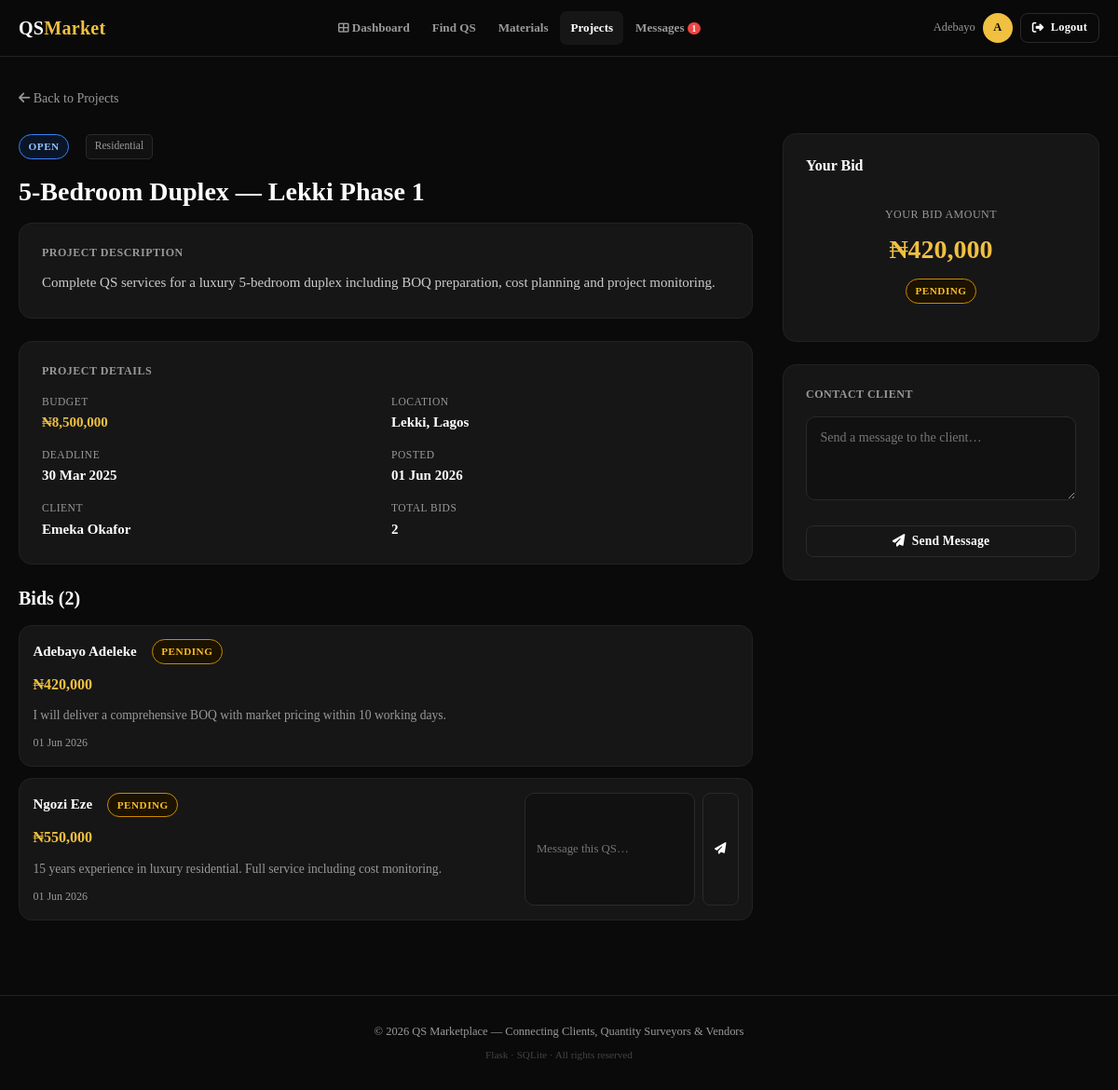
/projects/1 (signed in), run on the app's committed database.
### app.py (models this page shows, shortened)
class User(UserMixin, db.Model):
    __tablename__ = 'users'
    id            = db.Column(db.Integer, primary_key=True)
    email         = db.Column(db.String(150), unique=True, nullable=False)
    password_hash = db.Column(db.String(255), nullable=False)
    role          = db.Column(db.String(20), nullable=False)   # admin/client/qs/vendor
    first_name    = db.Column(db.String(80))
    last_name     = db.Column(db.String(80))
    phone         = db.Column(db.String(30))
    location      = db.Column(db.String(120))
    bio           = db.Column(db.Text)
    avatar        = db.Column(db.String(200), default='default.png')
    status        = db.Column(db.String(20), default='pending')  # pending/active/suspended
    verified      = db.Column(db.Boolean, default=False)
    joined_at     = db.Column(db.DateTime, default=datetime.utcnow)
    last_login    = db.Column(db.DateTime)
    company_name      = db.Column(db.String(150))
    specialization    = db.Column(db.String(200))
    years_experience  = db.Column(db.Integer)
    certifications    = db.Column(db.Text)
    hourly_rate       = db.Column(db.Float)
    projects_posted   = db.relationship('Project', foreign_keys='Project.client_id', backref='client', lazy=True)
    bids              = db.relationship('Bid', backref='qs_user', lazy=True)
    materials         = db.relationship('Material', backref='vendor', lazy=True)
    sent_messages     = db.relationship('Message', foreign_keys='Message.sender_id', backref='sender', lazy=True)
    transactions      = db.relationship('Transaction', foreign_keys='Transaction.user_id', backref='user', lazy=True)
    @property
    def full_name(self): return f"{self.first_name or ''} {self.last_name or ''}".strip() or self.email

class Project(db.Model):
    __tablename__ = 'projects'
    id          = db.Column(db.Integer, primary_key=True)
    client_id   = db.Column(db.Integer, db.ForeignKey('users.id'), nullable=False)
    title       = db.Column(db.String(200), nullable=False)
    description = db.Column(db.Text)
    location    = db.Column(db.String(120))
    budget      = db.Column(db.Float)
    deadline    = db.Column(db.Date)
    category    = db.Column(db.String(80))
    status      = db.Column(db.String(30), default='open')  # open/in_progress/completed/cancelled
    created_at  = db.Column(db.DateTime, default=datetime.utcnow)
    assigned_qs = db.Column(db.Integer, db.ForeignKey('users.id'))
    bids        = db.relationship('Bid', backref='project', lazy=True)
    transactions= db.relationship('Transaction', backref='project', lazy=True)

class Bid(db.Model):
    __tablename__ = 'bids'
    id          = db.Column(db.Integer, primary_key=True)
    project_id  = db.Column(db.Integer, db.ForeignKey('projects.id'), nullable=False)
    qs_id       = db.Column(db.Integer, db.ForeignKey('users.id'), nullable=False)
    amount      = db.Column(db.Float, nullable=False)
    proposal    = db.Column(db.Text)
    status      = db.Column(db.String(20), default='pending')  # pending/accepted/rejected
    created_at  = db.Column(db.DateTime, default=datetime.utcnow)

### app.py (the view)
@app.route('/projects/<int:pid>')
@login_required
def project_detail(pid):
    proj = Project.query.get_or_404(pid)
    bids = Bid.query.filter_by(project_id=pid).all()
    my_bid = Bid.query.filter_by(project_id=pid, qs_id=current_user.id).first() if current_user.role=='qs' else None
    return render_template('project_detail.html', proj=proj, bids=bids, my_bid=my_bid)

### app.py (called while the page is built)
@login_manager.user_loader
def load_user(uid): return User.query.get(int(uid))

def unread_count():
    if current_user.is_authenticated:
        return Message.query.filter_by(receiver_id=current_user.id, read=False).count()
    return 0

@app.context_processor
def inject_globals():
    return dict(unread=unread_count, now=datetime.utcnow())

### templates/project_detail.html (shortened to what this page needs)
{% extends 'base.html' %}
{% block content %}
<div class="main">
  <div style="margin-bottom:1.5rem;">
    <a href="{{ url_for('projects') }}" style="color:var(--grey);font-size:0.875rem;"><i class="fa fa-arrow-left"></i> Back to Projects</a>
  </div>
  <div class="grid-2" style="grid-template-columns:1fr 340px;gap:2rem;">
    <div>
      <div class="flex items-center gap-2 mb-2 flex-wrap">
        <span class="badge badge-{{ proj.status }}">{{ proj.status.replace('_',' ').title() }}</span>
        <span class="tag">{{ proj.category }}</span>
      </div>
      <h1 style="font-size:1.75rem;font-weight:800;margin-bottom:1rem;">{{ proj.title }}</h1>
      <div class="card mb-3">
        <h3 style="font-size:1rem;font-weight:700;margin-bottom:0.75rem;color:var(--grey);text-transform:uppercase;letter-spacing:0.5px;font-size:0.75rem;">Project Description</h3>
        <p style="color:var(--light);line-height:1.7;">{{ proj.description or 'No description provided.' }}</p>
      </div>
      <div class="card mb-3">
        <h3 style="font-size:0.75rem;font-weight:700;margin-bottom:1rem;color:var(--grey);text-transform:uppercase;letter-spacing:0.5px;">Project Details</h3>
        <div class="grid-2" style="gap:0.75rem;">
          <div><div style="font-size:0.72rem;color:var(--grey);text-transform:uppercase;letter-spacing:0.5px;">Budget</div><div style="font-weight:700;color:var(--accent);">{% if proj.budget %}₦{{ '{:,.0f}'.format(proj.budget) }}{% else %}Negotiable{% endif %}</div></div>
          <div><div style="font-size:0.72rem;color:var(--grey);text-transform:uppercase;letter-spacing:0.5px;">Location</div><div style="font-weight:600;">{{ proj.location or 'Nigeria' }}</div></div>
          <div><div style="font-size:0.72rem;color:var(--grey);text-transform:uppercase;letter-spacing:0.5px;">Deadline</div><div style="font-weight:600;">{% if proj.deadline %}{{ proj.deadline.strftime('%d %b %Y') }}{% else %}Flexible{% endif %}</div></div>
          <div><div style="font-size:0.72rem;color:var(--grey);text-transform:uppercase;letter-spacing:0.5px;">Posted</div><div style="font-weight:600;">{{ proj.created_at.strftime('%d %b %Y') }}</div></div>
          <div><div style="font-size:0.72rem;color:var(--grey);text-transform:uppercase;letter-spacing:0.5px;">Client</div><div style="font-weight:600;">{{ proj.client.full_name }}</div></div>
          <div><div style="font-size:0.72rem;color:var(--grey);text-transform:uppercase;letter-spacing:0.5px;">Total Bids</div><div style="font-weight:600;">{{ bids|length }}</div></div>
        </div>
      </div>
      <div>
        <h2 style="font-size:1.25rem;font-weight:700;margin-bottom:1rem;">Bids ({{ bids|length }})</h2>
        {% if bids %}
        <div style="display:flex;flex-direction:column;gap:0.75rem;">
          {% for bid in bids %}
          <div class="card card-sm {% if bid.status=='accepted' %}style='border-color:var(--green)'{% endif %}">
            <div class="flex justify-between items-start flex-wrap gap-2">
              <div>
                <div class="flex items-center gap-2 mb-1">
                  <a href="{{ url_for('qs_profile', uid=bid.qs_id) }}" style="font-weight:700;">{{ bid.qs_user.full_name }}</a>
                  <span class="badge badge-{{ bid.status }}">{{ bid.status }}</span>
                </div>
                <div style="color:var(--accent);font-weight:700;font-size:1rem;">₦{{ '{:,.0f}'.format(bid.amount) }}</div>
                <p style="font-size:0.85rem;color:var(--grey);margin-top:0.5rem;">{{ bid.proposal or 'No proposal written.' }}</p>
                <div style="font-size:0.75rem;color:var(--grey);margin-top:0.5rem;">{{ bid.created_at.strftime('%d %b %Y') }}</div>
              </div>
              {% if current_user.id != proj.client_id and bid.qs_id != current_user.id %}
              <form method="POST" action="{{ url_for('send_message') }}" style="display:flex;gap:0.5rem;">
                <input type="text" name="body" placeholder="Message this QS…" style="min-width:160px;padding:0.4rem 0.75rem;font-size:0.8rem;">
                <button class="btn btn-outline btn-sm"><i class="fa fa-paper-plane"></i></button>
              </form>
              {% endif %}
            </div>
          </div>
          {% endfor %}
        </div>
        {% else %}
        <div class="card"><div class="empty" style="padding:2rem;"><i class="fa fa-gavel"></i><p>No bids yet. Be the first to bid!</p></div></div>
        {% endif %}
      </div>
    </div>
    <div>
      {% if current_user.role == 'qs' and proj.status == 'open' %}
      <div class="card mb-3">
        <h3 style="font-size:1rem;font-weight:700;margin-bottom:1rem;">{% if my_bid %}Your Bid{% else %}Place a Bid{% endif %}</h3>
        {% if my_bid %}
        <div style="text-align:center;padding:1rem 0;">
          <div style="font-size:0.75rem;color:var(--grey);text-transform:uppercase;letter-spacing:0.5px;margin-bottom:0.25rem;">Your Bid Amount</div>
          <div style="font-size:1.75rem;font-weight:800;color:var(--accent);">₦{{ '{:,.0f}'.format(my_bid.amount) }}</div>
          <span class="badge badge-{{ my_bid.status }}" style="margin-top:0.5rem;">{{ my_bid.status }}</span>
        </div>
        {% elif current_user.status != 'active' or not current_user.verified %}
        <div style="color:var(--orange);font-size:0.875rem;text-align:center;padding:1rem 0;"><i class="fa fa-exclamation-triangle"></i><br>Your account must be verified and active to bid.</div>
        {% endif %}
      </div>
      {% endif %}
      <div class="card">
        <h3 style="font-size:0.75rem;font-weight:700;margin-bottom:1rem;color:var(--grey);text-transform:uppercase;letter-spacing:0.5px;">Contact Client</h3>
        {% if current_user.id != proj.client_id %}
        <form method="POST" action="{{ url_for('send_message') }}">
          <div class="form-group"><textarea name="body" rows="3" placeholder="Send a message to the client…"></textarea></div>
          <button type="submit" class="btn btn-outline w-full" style="justify-content:center;"><i class="fa fa-paper-plane"></i> Send Message</button>
        </form>
        {% else %}
        <p style="font-size:0.875rem;color:var(--grey);">This is your project.</p>
        {% endif %}
      </div>
    </div>
  </div>
</div>
{% endblock %}

### templates/base.html (shortened to what this page needs)
<!DOCTYPE html>
<html lang="en">
<head>
<link rel="stylesheet" href="https://cdnjs.cloudflare.com/ajax/libs/font-awesome/6.5.0/css/all.min.css">
</head>
<body>
<nav class="navbar">
  <div class="nav-inner">
    <a href="{{ url_for('index') }}" class="nav-logo">QS<span>Market</span></a>
    <div class="nav-links">
      {% if current_user.is_authenticated %}
      <a href="{{ url_for('dashboard') }}"
         {% if request.endpoint in ['dashboard','admin_dashboard'] %}class="active"{% endif %}>
        <i class="fa fa-th-large" style="font-size:0.72rem;"></i> Dashboard
      </a>
      {% endif %}
      <a href="{{ url_for('qs_directory') }}"
         {% if request.endpoint=='qs_directory' %}class="active"{% endif %}>Find QS</a>
      <a href="{{ url_for('materials') }}"
         {% if request.endpoint=='materials' %}class="active"{% endif %}>Materials</a>
      {% if current_user.is_authenticated %}
      <a href="{{ url_for('projects') }}"
         {% if request.endpoint in ['projects','project_detail','new_project'] %}class="active"{% endif %}>Projects</a>
      <a href="{{ url_for('messages') }}"
         {% if request.endpoint=='messages' %}class="active"{% endif %}>
        Messages{% set u=unread() %}{% if u>0 %}<span class="nav-badge">{{u}}</span>{% endif %}
      </a>
      {% endif %}
    </div>
    <div class="nav-user">
      {% if current_user.is_authenticated %}
      <span class="nav-name">{{ current_user.first_name or current_user.email.split('@')[0] }}</span>
      <a href="{{ url_for('profile') }}" class="nav-avatar" title="My Profile">
        {{ (current_user.first_name or current_user.email)[0].upper() }}
      </a>
      <a href="{{ url_for('logout') }}" class="btn btn-outline btn-sm" id="desk-logout">
        <i class="fa fa-sign-out-alt"></i> Logout
      </a>
      {% else %}
      <a href="{{ url_for('login') }}"    class="btn btn-outline btn-sm">Login</a>
      <a href="{{ url_for('register') }}" class="btn btn-primary btn-sm">Register</a>
      {% endif %}
    </div>
  </div>
</nav>
{% block content %}{% endblock %}
<footer>
  <div>© 2026 QS Marketplace — Connecting Clients, Quantity Surveyors &amp; Vendors</div>
  <div style="margin-top:0.35rem;opacity:0.4;font-size:0.7rem;">Flask · SQLite · All rights reserved</div>
</footer>
</body>
</html>

### templates/base.html (style rules this page uses)
:root { --black:#0a0a0a; --dark:#111111; --card:#161616; --border:#222222; --border2:#2a2a2a; --white:#ffffff; --grey:#999999; --light:#cccccc; --accent:#f0c040; --accent2:#e8a020; --green:#22c55e; --red:#ef4444; --blue:#3b82f6; --orange:#f97316; --purple:#a855f7; --font:'Times New Roman',Times,Georgia,serif; --nav-h:60px; }
* { margin:0;padding:0;box-sizing:border-box; }
html { scroll-behavior:smooth;overflow-x:hidden; }
body { background:var(--black);color:var(--white); font-family:var(--font);min-height:100vh; line-height:1.7;font-size:15px;overflow-x:hidden; }
a { color:inherit;text-decoration:none; }
h1,h2,h3,h4,h5 { font-family:var(--font);line-height:1.25; }
.navbar { position:sticky;top:0;z-index:1000; background:rgba(10,10,10,0.97); backdrop-filter:blur(20px);-webkit-backdrop-filter:blur(20px); border-bottom:1px solid var(--border); width:100%; }
.nav-inner { max-width:1280px;margin:0 auto; display:flex;align-items:center;justify-content:space-between; height:var(--nav-h);padding:0 1.25rem;gap:0.5rem; }
.nav-logo { font-family:var(--font);font-weight:900; font-size:1.25rem;letter-spacing:0.3px;white-space:nowrap;flex-shrink:0; }
.nav-logo span { color:var(--accent); }
.nav-links { display:flex;align-items:center;gap:0.1rem;flex-wrap:nowrap; }
.nav-links a { padding:0.4rem 0.7rem;border-radius:7px; font-size:0.82rem;font-weight:600;color:var(--grey); transition:all 0.2s;white-space:nowrap; }
.nav-links a:hover,.nav-links a.active { color:var(--white);background:var(--card); }
.nav-badge { background:var(--red);color:#fff;border-radius:99px; font-size:0.6rem;padding:1px 5px;margin-left:3px; }
.nav-user { display:flex;align-items:center;gap:0.5rem;flex-shrink:0; }
.nav-avatar { width:32px;height:32px;border-radius:50%; background:var(--accent);color:var(--black); display:flex;align-items:center;justify-content:center; font-weight:800;font-size:0.78rem;cursor:pointer;flex-shrink:0; }
.nav-name { font-size:0.78rem;color:var(--grey);white-space:nowrap; }
.btn { display:inline-flex;align-items:center;gap:0.45rem; padding:0.5rem 1.1rem;border-radius:8px; font-size:0.85rem;font-weight:700;cursor:pointer; border:none;transition:all 0.2s; font-family:var(--font);letter-spacing:0.2px;white-space:nowrap; }
.btn-outline { background:transparent;color:var(--white);border:1px solid var(--border2); }
.btn-sm { padding:0.3rem 0.75rem;font-size:0.78rem; }
.main { max-width:1280px;margin:0 auto;padding:2rem 1.25rem; }
.card { background:var(--card);border:1px solid var(--border);border-radius:14px;padding:1.5rem; }
.card-sm { padding:0.9rem; }
.badge { display:inline-flex;align-items:center;gap:0.25rem; padding:0.18rem 0.6rem;border-radius:99px; font-size:0.7rem;font-weight:700; text-transform:uppercase;letter-spacing:0.5px; font-family:var(--font);white-space:nowrap; }
.badge-pending { background:#1c1200;color:#fbbf24;border:1px solid #ca8a04; }
.badge-open { background:#0a1628;color:#93c5fd;border:1px solid var(--blue); }
.form-group { margin-bottom:1.15rem; }
input,select,textarea { width:100%;background:var(--dark); border:1px solid var(--border2);border-radius:10px; padding:0.7rem 0.9rem;color:var(--white); font-family:var(--font);font-size:0.88rem; transition:border 0.2s;line-height:1.5; }
textarea { resize:vertical;min-height:90px; }
.grid-2 { display:grid;grid-template-columns:repeat(2,1fr);gap:1.25rem; }
.tag { display:inline-block;background:var(--dark); border:1px solid var(--border2);border-radius:5px; padding:0.15rem 0.55rem;font-size:0.73rem;color:var(--grey); margin:0.1rem;font-family:var(--font); }
footer { border-top:1px solid var(--border);padding:1.75rem 1.25rem; text-align:center;color:var(--grey); font-size:0.78rem;margin-top:3rem;font-family:var(--font); }
.mb-1 { margin-bottom:0.5rem; }
.mb-2 { margin-bottom:1rem; }
.mb-3 { margin-bottom:1.5rem; }
.flex { display:flex; }
.items-center { align-items:center; }
.justify-between { justify-content:space-between; }
.gap-2 { gap:1rem; }
.flex-wrap { flex-wrap:wrap; }
.w-full { width:100%; }

### data on the page
User: first_name "Adebayo", first_name "A"
Project: status.replace "OPEN", category "Residential", title "5-Bedroom Duplex — Lekki Phase 1", description "Complete QS services for a luxury 5-bedroom duplex including BOQ preparation, cost planning and project monitoring.", budget "8,500,000", location "Lekki, Lagos", deadline "30 Mar 2025", created_at "01 Jun 2026"
User: client.full_name "Emeka Okafor"
Bid: qs_user.full_name "Adebayo Adeleke", status "PENDING", amount "420,000", proposal "I will deliver a comprehensive BOQ with market pricing within 10 working days.", created_at "01 Jun 2026"
Bid: qs_user.full_name "Ngozi Eze", status "PENDING", amount "550,000", proposal "15 years experience in luxury residential. Full service including cost monitoring.", created_at "01 Jun 2026"

### other printed values
{{ u }} "1"
{{ bids|length }} "2"
